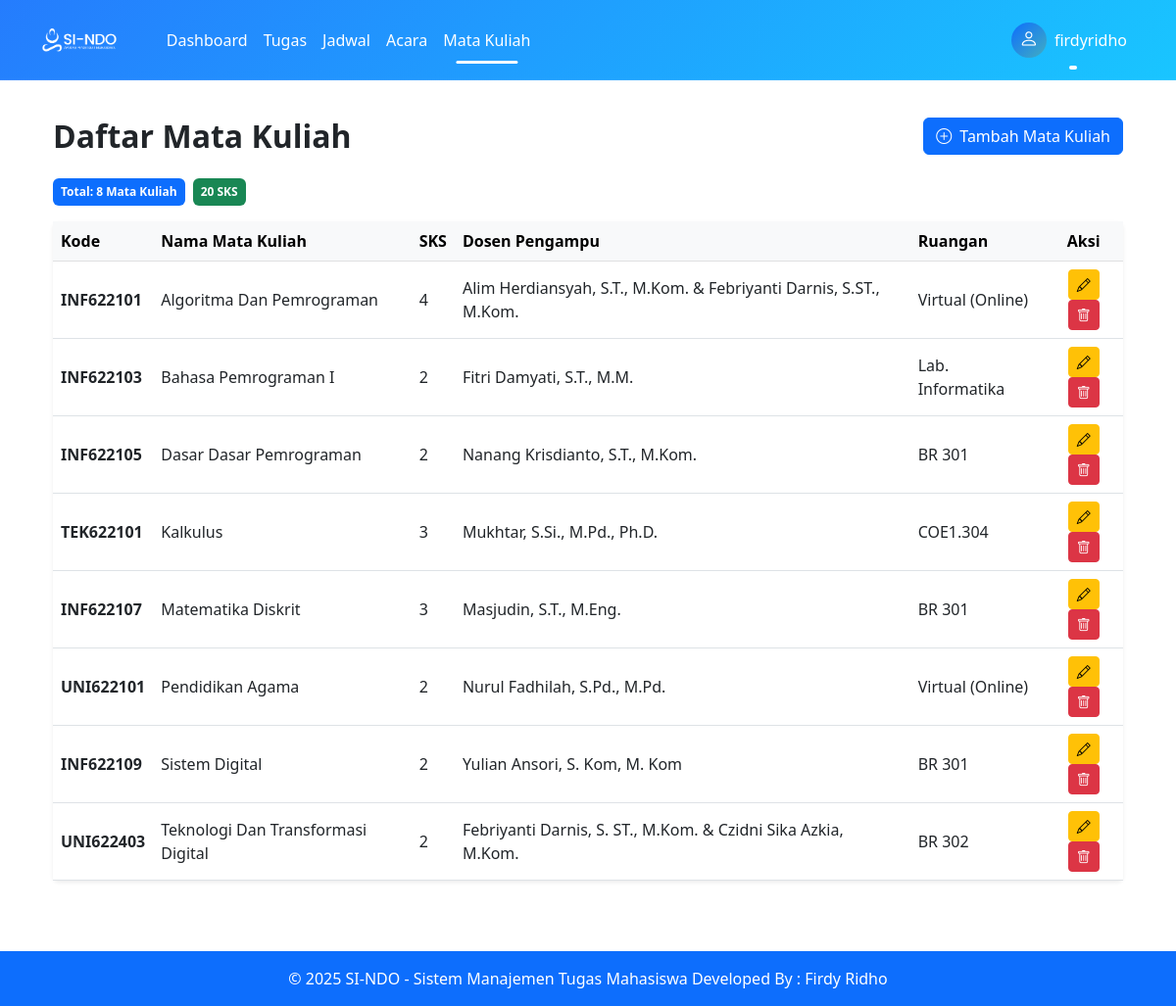
Screenshot of /pages/mata_kuliah/index.php (signed in) with the database file from the repository.
### tables this page shows
CREATE TABLE `mata_kuliah` (
  `id` int(11) NOT NULL,
  `kode_mk` varchar(20) NOT NULL,
  `nama_mk` varchar(100) NOT NULL,
  `sks` int(11) NOT NULL,
  `dosen` varchar(100) NOT NULL,
  `ruangan` varchar(20) DEFAULT NULL,
  `user_id` int(11) NOT NULL
);

### pages/mata_kuliah/index.php (the view, shortened to what this page needs)
<?php
require_once '../../config/database.php';
$stmt = $pdo->prepare("SELECT * FROM mata_kuliah WHERE user_id = ? ORDER BY nama_mk");
$stmt->execute([$_SESSION['user_id']]);
$mata_kuliah = $stmt->fetchAll(PDO::FETCH_ASSOC);
$total_sks = array_sum(array_column($mata_kuliah, 'sks'));
?>
<?php include '../../includes/header.php'; ?>
<div class="container py-4">
    <div class="d-flex flex-column flex-md-row justify-content-between align-items-md-center mb-4 gap-2">
        <h2 class="fw-bold m-0">Daftar Mata Kuliah</h2>
        <a href="tambah.php" class="btn btn-primary d-flex align-items-center gap-2">
            <i class="bi bi-plus-circle"></i> Tambah Mata Kuliah
        </a>
    </div>
    <div class="mb-3 d-flex flex-wrap gap-2">
        <span class="badge bg-primary p-2">Total: <?= count($mata_kuliah) ?> Mata Kuliah</span>
        <span class="badge bg-success p-2"><?= $total_sks ?> SKS</span>
    </div>
    <div class="card shadow-sm border-0">
        <div class="card-body p-0">
            <div class="table-responsive">
                <table class="table table-hover align-middle m-0">
                    <thead class="table-light">
                        <tr>
                            <th>Kode</th>
                            <th>Nama Mata Kuliah</th>
                            <th>SKS</th>
                            <th>Dosen Pengampu</th>
                            <th>Ruangan</th>
                            <th class="text-center">Aksi</th>
                        </tr>
                    </thead>
                    <tbody>
                        <?php if (count($mata_kuliah) > 0): ?>
                            <?php foreach ($mata_kuliah as $mk): ?>
                                <tr>
                                    <td class="fw-semibold"><?= htmlspecialchars($mk['kode_mk']) ?></td>
                                    <td><?= htmlspecialchars($mk['nama_mk']) ?></td>
                                    <td><?= $mk['sks'] ?></td>
                                    <td><?= htmlspecialchars($mk['dosen']) ?></td>
                                    <td><?= $mk['ruangan'] ? htmlspecialchars($mk['ruangan']) : '-' ?></td>
                                    <td class="text-center">
                                        <a href="edit.php?id=<?= $mk['id'] ?>" class="btn btn-sm btn-warning" title="Edit">
                                            <i class="bi bi-pencil"></i>
                                        </a>
                                        <a href="hapus.php?id=<?= $mk['id'] ?>"
                                           class="btn btn-sm btn-danger"
                                           title="Hapus"
                                           onclick="return confirm('Yakin hapus mata kuliah ini?')">
                                            <i class="bi bi-trash"></i>
                                        </a>
                                    </td>
                                </tr>
                            <?php endforeach; ?>
                        <?php endif; ?>
                    </tbody>
                </table>
            </div>
        </div>
    </div>
</div>
<?php include '../../includes/footer.php'; ?>

### rows the page displays
mata_kuliah: kode_mk "INF622101", nama_mk "Algoritma Dan Pemrograman", sks "4", dosen "Alim Herdiansyah, S.T., M.Kom. & Febriyanti Darnis, S.ST., M.Kom.", ruangan "Virtual (Online)"
mata_kuliah: kode_mk "INF622103", nama_mk "Bahasa Pemrograman I", sks "2", dosen "Fitri Damyati, S.T., M.M.", ruangan "Lab. Informatika"
mata_kuliah: kode_mk "INF622105", nama_mk "Dasar Dasar Pemrograman", sks "2", dosen "Nanang Krisdianto, S.T., M.Kom.", ruangan "BR 301"
mata_kuliah: kode_mk "TEK622101", nama_mk "Kalkulus", sks "3", dosen "Mukhtar, S.Si., M.Pd., Ph.D.", ruangan "COE1.304"
mata_kuliah: kode_mk "INF622107", nama_mk "Matematika Diskrit", sks "3", dosen "Masjudin, S.T., M.Eng.", ruangan "BR 301"
mata_kuliah: kode_mk "UNI622101", nama_mk "Pendidikan Agama", sks "2", dosen "Nurul Fadhilah, S.Pd., M.Pd.", ruangan "Virtual (Online)"
mata_kuliah: kode_mk "INF622109", nama_mk "Sistem Digital", sks "2", dosen "Yulian Ansori, S. Kom, M. Kom", ruangan "BR 301"
mata_kuliah: kode_mk "UNI622403", nama_mk "Teknologi Dan Transformasi Digital", sks "2", dosen "Febriyanti Darnis, S. ST., M.Kom. & Czidni Sika Azkia, M.Kom.", ruangan "BR 302"

### other values shown
$_SESSION['username'] "firdyridho"
count($mata_kuliah) "8"
$total_sks "20"
